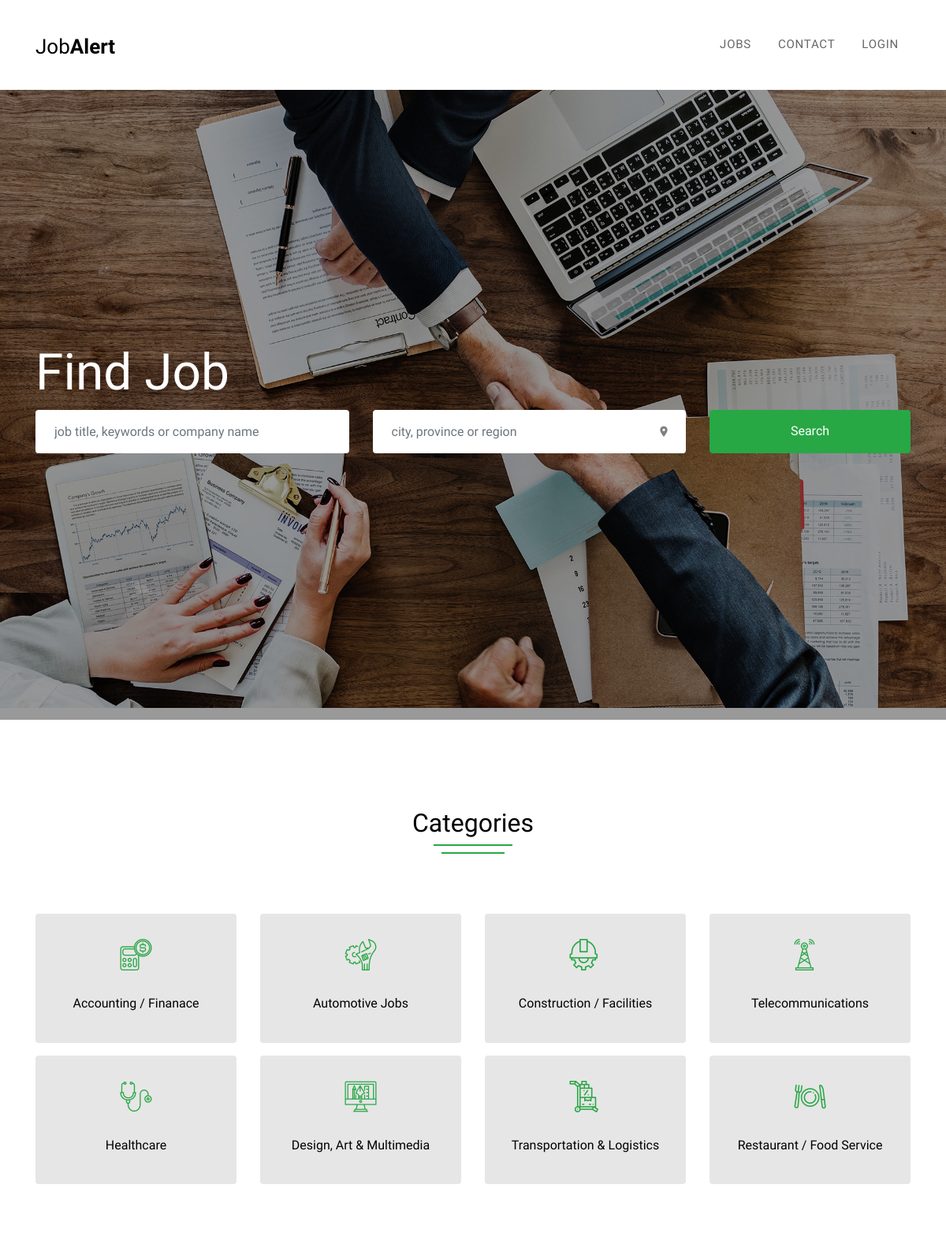
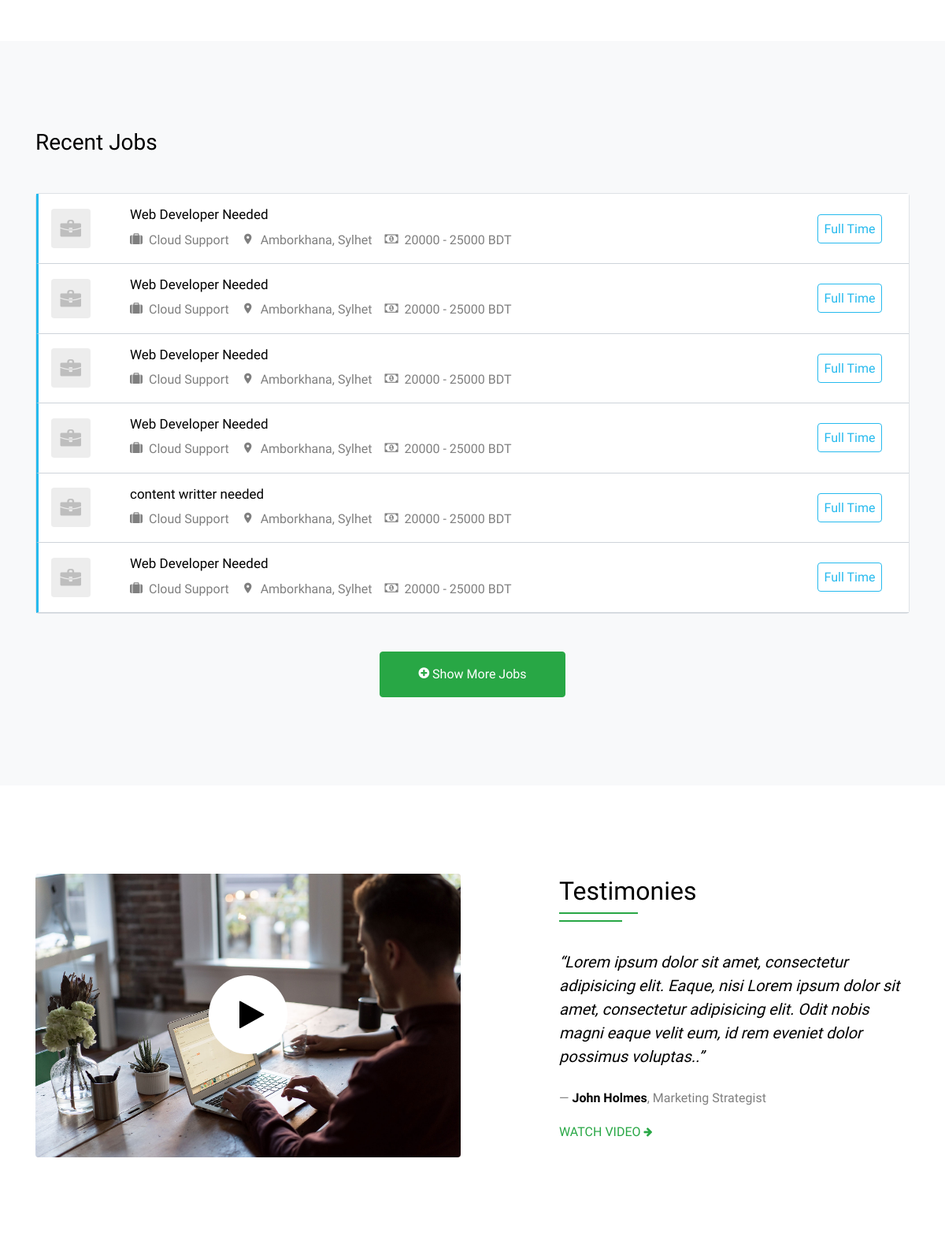
The page / (upper part) on the database its author committed (2 pictures, top to bottom).
### tables this page shows
CREATE TABLE `job_categories` (
  `id` int(11) NOT NULL,
  `category_name` varchar(255) NOT NULL,
  `icon` varchar(255) NOT NULL
);

CREATE TABLE `jobs` (
  `id` int(11) NOT NULL,
  `user_id` int(11) NOT NULL,
  `job_title` varchar(255) NOT NULL,
  `job_description` text NOT NULL,
  `job_type` varchar(255) NOT NULL,
  `location` varchar(255) NOT NULL,
  `salary` varchar(255) NOT NULL
);

CREATE TABLE `company` (
  `id` int(11) NOT NULL,
  `user_id` int(11) NOT NULL,
  `company_name` varchar(255) NOT NULL,
  `company_logo` varchar(255) NOT NULL,
  `company_address` varchar(255) NOT NULL,
  `company_description` text NOT NULL
);

### application/controllers/Welcome.php (called while the page is built, shortened)
<?php
class Welcome extends CI_Controller {
	public function index()
	{
		$data['categories']=  $this->db->select('*')->from('job_categories')->get()->result_array();
		$data['jobs']=  $this->db->select('*,jobs.id as id')->from('jobs')->join('company', 'jobs.user_id = company.user_id')->order_by('jobs.id','desc')->get()->result_array();
		$this->load->view('include/header');
		$this->load->view('home', $data);
		$this->load->view('include/footer');
	}
}

### index.php (called while the page is built, shortened)
<?php
require_once BASEPATH.'core/CodeIgniter.php';

### application/views/home.php (the view, shortened to what this page needs)
    <div class="site-blocks-cover overlay" style="background-image: url('asset/images/hero_1.jpg');" data-aos="fade" data-stellar-background-ratio="0.5">
      <div class="container">
        <div class="row align-items-center">
          <div class="col-12" data-aos="fade">
            <h1>Find Job</h1>
            <form action="#">
              <div class="row mb-3">
                <div class="col-md-9">
                  <div class="row">
                    <div class="col-md-6 mb-3 mb-md-0">
                      <input type="text" class="mr-3 form-control border-0 px-4" placeholder="job title, keywords or company name ">
                    </div>
                    <div class="col-md-6 mb-3 mb-md-0">
                      <div class="input-wrap">
                        <span class="icon icon-room"></span>
                      <input type="text" class="form-control form-control-block search-input  border-0 px-4" id="autocomplete" placeholder="city, province or region" onFocus="geolocate()">
                      </div>
                    </div>
                  </div>
                </div>
                <div class="col-md-3">
                  <input type="submit" class="btn btn-search btn-primary btn-block" value="Search">
                </div>
              </div>
            </form>
          </div>
        </div>
      </div>
    </div>
    <div class="site-section">
      <div class="container">
        <div class="row">
          <div class="col-md-6 mx-auto text-center mb-5 section-heading">
            <h2 class="mb-5">Categories</h2>
          </div>
        </div>
        <div class="row">
       <?php foreach ($categories as $category) { ?>
          <div class="col-sm-6 col-md-4 col-lg-3 mb-3" data-aos="fade-up" data-aos-delay="100">
            <a href="#" class="h-100 feature-item">
              <span class="d-block icon <?=$category['icon']?> mb-3 text-primary"></span>
              <h2><?=$category['category_name']?></h2>
            </a>
          </div>
<?php } ?>
        </div>
      </div>
    </div>
    <div class="site-section bg-light">
      <div class="container">
        <div class="row">
          <div class="col-md-12 mb-5 mb-md-0" data-aos="fade-up" data-aos-delay="100">
            <h2 class="mb-5 h3">Recent Jobs</h2>
            <div class="rounded border jobs-wrap">
<?php foreach ($jobs as $job) {  ?>
              <a href="<?=base_url()?>Jobs/job_details/<?=$job['id']?>" class="job-item d-block d-md-flex align-items-center  border-bottom fulltime">
                <div class="company-logo blank-logo text-center text-md-left pl-3">
                  <img src="asset/images/company_logo_blank.png" alt="Image" class="img-fluid mx-auto">
                </div>
                <div class="job-details h-100">
                  <div class="p-3 align-self-center">
                    <h3><?=$job['job_title']?></h3>
                    <div class="d-block d-lg-flex">
                      <div class="mr-3"><span class="icon-suitcase mr-1"></span> <?=$job['company_name']?></div>
                      <div class="mr-3"><span class="icon-room mr-1"></span> <?=$job['location']?></div>
                      <div><span class="icon-money mr-1"></span> <?=$job['salary']?></div>
                    </div>
                  </div>
                </div>
                <div class="job-category align-self-center">
                  <div class="p-3">
                    <span class="text-info p-2 rounded border border-info">Full Time</span>
                  </div>
                </div>
              </a>
  <?php } ?>
            </div>
            <div class="col-md-12 text-center mt-5">
              <a href="#" class="btn btn-primary rounded py-3 px-5"><span class="icon-plus-circle"></span> Show More Jobs</a>
            </div>
          </div>
        </div>
      </div>
    </div>
    <div class="site-section" data-aos="fade">
      <div class="container">
        <div class="row align-items-center">
          <div class="col-md-6 mb-5 mb-md-0">
              <div class="img-border">
                <a href="https://vimeo.com/28959265" class="popup-vimeo image-play">
                  <span class="icon-wrap">
                    <span class="icon icon-play"></span>
                  </span>
                </a>
              </div>
          </div>
          <div class="col-md-5 ml-auto">
            <div class="text-left mb-5 section-heading">
              <h2>Testimonies</h2>
            </div>
            <p class="mb-4 h5 font-italic lineheight1-5">&ldquo;Lorem ipsum dolor sit amet, consectetur adipisicing elit. Eaque, nisi Lorem ipsum dolor sit amet, consectetur adipisicing elit. Odit nobis magni eaque velit eum, id rem eveniet dolor possimus voluptas..&rdquo;</p>
            <p>&mdash; <strong class="text-black font-weight-bold">John Holmes</strong>, Marketing Strategist</p>
            <p><a href="https://vimeo.com/28959265" class="popup-vimeo text-uppercase">Watch Video <span class="icon-arrow-right small"></span></a></p>
          </div>
        </div>
      </div>
    </div>

### asset/css/style.css (style rules this page uses)
body { line-height: 1.7; color: rgba(0, 0, 0, 0.5); font-weight: 400; font-size: 1rem; font-family: "Roboto Mono", SFMono-Regular, Menlo, Monaco, Consolas, "Liberation Mono", "Courier New", monospace; font-family: "Work Sans", -apple-system, BlinkMacSystemFont, "Segoe UI", Roboto, "Helvetica Neue", Arial, sans-serif, "Apple Color Emoji", "Segoe UI Emoji", "Segoe UI Symbol", "Noto Color Emoji"; }
h1, h2, h3, h4, h5, .h1, .h2, .h3, .h4, .h5 { color: #000; }
a { -webkit-transition: .3s all ease; -o-transition: .3s all ease; transition: .3s all ease; }
.text-black { color: #000 !important; }
.btn { position: relative; top: 0; }
.btn-search { height: 55px; }
.form-control { height: 55px; }
.site-section { padding: 3em 0; }
@media (min-width: 768px) { .site-section { padding: 7em 0; } }
.lineheight1-5 { line-height: 1.5 !important; }
.input-wrap { position: relative; }
.input-wrap input { padding-right: 50px; }
.input-wrap .icon { position: absolute; right: 20px; top: 50%; -webkit-transform: translateY(-50%); -ms-transform: translateY(-50%); transform: translateY(-50%); }
.site-blocks-cover { background-size: cover; background-repeat: no-repeat; background-position: center center; }
.site-blocks-cover.overlay { position: relative; }
.site-blocks-cover.overlay:before { position: absolute; content: ""; left: 0; bottom: 0; right: 0; top: 0; background: rgba(0, 0, 0, 0.4); }
.site-blocks-cover, .site-blocks-cover > .container > .row { min-height: 600px; height: calc(100vh); }
.site-blocks-cover h1 { font-weight: 700; color: #fff; font-size: 2rem; }
@media (min-width: 768px) { .site-blocks-cover h1 { font-size: 4rem; font-weight: 300; line-height: 1.2; } }
.section-heading h2 { position: relative; display: inline-block; }
.section-heading h2:before, .section-heading h2:after { content: ""; position: absolute; bottom: 0; height: 2px; background: #28a745; left: 0; -webkit-transform: translateX(-50%); -ms-transform: translateX(-50%); transform: translateX(-50%); }
.section-heading h2:before { width: 100px; bottom: -10px; left: 50%; }
.section-heading h2:after { width: 80px; bottom: -20px; left: 50%; }
.section-heading.text-left h2:before, .section-heading.text-left h2:after { left: 0; -webkit-transform: translateX(0%); -ms-transform: translateX(0%); transform: translateX(0%); }
.feature-item { background: #e6e6e6; padding: 20px; text-align: center; border-radius: 4px; display: block; -webkit-transition: .3s all ease; -o-transition: .3s all ease; transition: .3s all ease; -webkit-transform: scale(1); -ms-transform: scale(1); transform: scale(1); }
.feature-item .icon { font-size: 40px; margin-bottom: 0px; -webkit-transition: .3s all ease; -o-transition: .3s all ease; transition: .3s all ease; }
.feature-item h2 { font-size: 16px; font-weight: 300; margin-bottom: 20px; -webkit-transition: .3s all ease; -o-transition: .3s all ease; transition: .3s all ease; }
.image-play { position: relative; }
.image-play .icon-wrap { z-index: 6; position: absolute; -webkit-transform: translate(-50%, -50%); -ms-transform: translate(-50%, -50%); transform: translate(-50%, -50%); top: 50%; left: 50%; width: 100px; height: 100px; background: #fff; border-radius: 50%; }
.image-play .icon-wrap > span { font-size: 40px; color: #000; position: absolute; -webkit-transform: translate(-35%, -50%); -ms-transform: translate(-35%, -50%); transform: translate(-35%, -50%); top: 50%; left: 50%; }
.jobs-wrap .job-item { display: block; border-bottom: 1px solid #ced4da !important; color: rgba(0, 0, 0, 0.5); background: #fff; position: relative; z-index: 1; }
.jobs-wrap .job-item.fulltime { border-left: 3px solid #26baee; }
.jobs-wrap .job-item .company-logo { -webkit-box-flex: 0; -ms-flex: 0 0 100px; flex: 0 0 100px; }
.jobs-wrap .job-item .company-logo img { max-width: 50px; border-radius: 4px; }
.jobs-wrap .job-item h3 { font-size: 17px; }
.jobs-wrap .job-item .job-details { width: calc(100% - 250px); }
.jobs-wrap .job-item .job-category { -webkit-box-flex: 0; -ms-flex: 0 0 150px; flex: 0 0 150px; text-align: center; }

### rows shown on the page
job_categories: category_name "Accounting / Finanace"
job_categories: category_name "Automotive Jobs"
job_categories: category_name "Construction / Facilities"
job_categories: category_name "Telecommunications"
job_categories: category_name "Healthcare"
job_categories: category_name "Design, Art & Multimedia"
job_categories: category_name "Transportation & Logistics"
job_categories: category_name "Restaurant / Food Service"
jobs: job_title "Web Developer Needed", company.company_name "Cloud Support", location "Amborkhana, Sylhet", salary "20000 - 25000 BDT"
jobs: job_title "Web Developer Needed", company.company_name "Cloud Support", location "Amborkhana, Sylhet", salary "20000 - 25000 BDT"
jobs: job_title "Web Developer Needed", company.company_name "Cloud Support", location "Amborkhana, Sylhet", salary "20000 - 25000 BDT"
jobs: job_title "Web Developer Needed", company.company_name "Cloud Support", location "Amborkhana, Sylhet", salary "20000 - 25000 BDT"
jobs: job_title "content writter needed", company.company_name "Cloud Support", location "Amborkhana, Sylhet", salary "20000 - 25000 BDT"
jobs: job_title "Web Developer Needed", company.company_name "Cloud Support", location "Amborkhana, Sylhet", salary "20000 - 25000 BDT"
